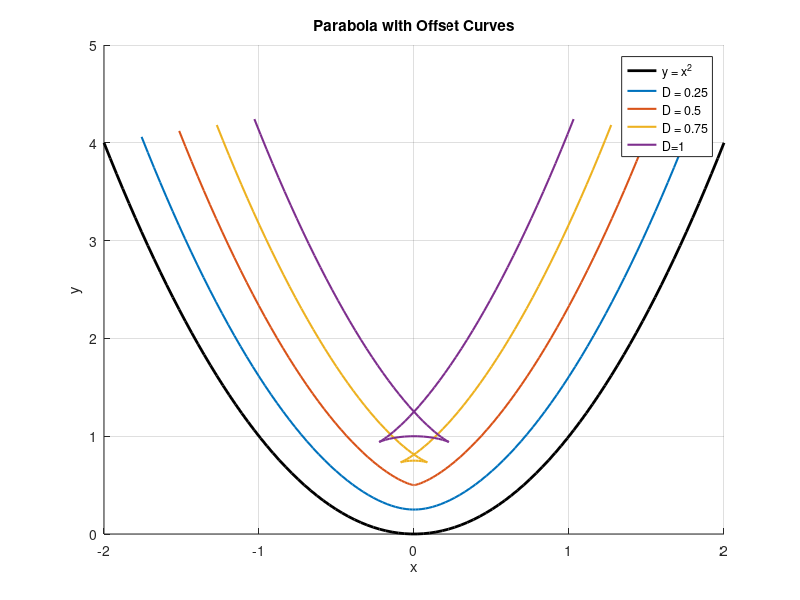
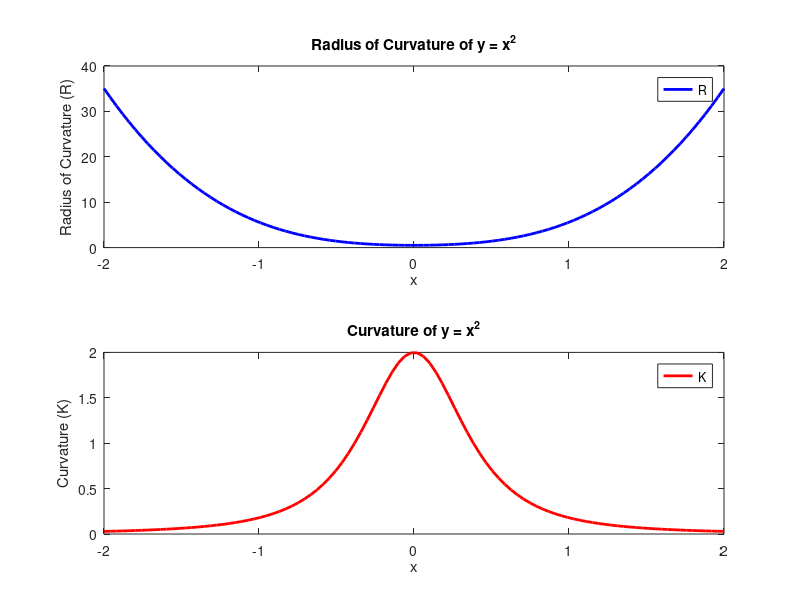
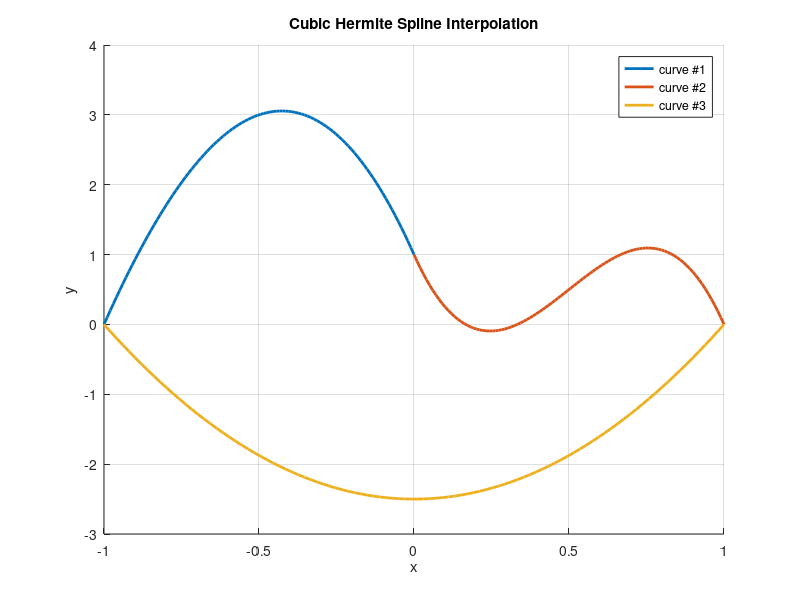

Reproduce these figures in MATLAB, in order. (Note: this script raises an error after producing the figures.)
clear all;   % This clears all workspaces
close all;   % This closes all figures 
clc;         % This clears the command window
format long; 

%% Student name, ID number, and homework_number are required
name = 'Colleen Wang';
id = 'A16880246';
hw_num = 3;

%% Problem 1
x = linspace(-2, 2, 100);
y = x.^2;
offsets = [0.25 0.5 0.75 1];

figure(1); hold on; grid on;
plot(x, y, 'k-', 'LineWidth', 2);
for i = 1:length(offsets)
    D = offsets(i);
    x_offsets = x - 2*x./(sqrt(4*x.^2 + 1)) * D;
    y_offsets = y + 1./(sqrt(4*x.^2 + 1)) * D;
    plot(x_offsets, y_offsets, 'LineWidth', 1.5);
end
xlabel('x'); ylabel('y');
title('Parabola with Offset Curves');
legend('y = x^2','D = 0.25','D = 0.5','D = 0.75','D=1','Location','northeast');
p1a = 'See figure 1';


dy = 2*x; dy2 = 2;
K = dy2 ./ ((1 + dy.^2).^(3/2));
R = 1 ./ K;

figure(2); hold on;
subplot(2, 1, 1);
plot(x, R, 'b-', 'LineWidth', 2);
xlabel('x');
ylabel('Radius of Curvature (R)');
legend('R');
title('Radius of Curvature of y = x^2');

subplot(2, 1, 2);
plot(x, K, 'r-', 'LineWidth', 2);
xlabel('x');
ylabel('Curvature (K)');
legend('K');
title('Curvature of y = x^2');

p1b = 'See figure 2';

p1c = 'When the offset distance D exceeds the radius of curvature (R), the offset curves can self-intersect and create loops with sharp points. This can be seen by the curves of y=x^2 offset by a distance of D = 0.75 and D = 1 because as the curve moves "upwards", the radius of curvature is decreasing.';



%% Problem 2
x = {-1, 0, 0, 1, 1, -1};
y = {0, 1, 1, 0, 0, 0};
dydx = {10, -10, -10, -10, 5, -5};

% cubic hermite spline interpolation
figure (3); hold on;
for i = 1:3
    xi = [x{2*i-1}, x{2*i}];
    yi = [y{2*i-1}, y{2*i}];
    dydxi = [dydx{2*i-1}, dydx{2*i}];
    
    t = linspace(0, 1, 100);
    h00 = 2*t.^3 - 3*t.^2 + 1;
    h10 = t.^3 - 2*t.^2 + t;
    h01 = -2*t.^3 + 3*t.^2;
    h11 = t.^3 - t.^2;
    f = h00*yi(1) + h10*(xi(2)-xi(1))*dydxi(1) + h01*yi(2) + h11*(xi(2)-xi(1))*dydxi(2);
    
    plot(linspace(xi(1), xi(2), 100), f, 'LineWidth', 2);
end

% Formatting the Plot
title('Cubic Hermite Spline Interpolation');
xlabel('x');
ylabel('y');
legend('curve #1', 'curve #2', 'curve #3');
grid on;

p2 = 'See figure 3';



%% Problem 3
% Cam parameters
r_follower = 6e-3;      % [m] follower radius
r_prime = 0.02;         % [m] radius of prime circle
omega = 1000*2*pi/60;   % [rad/sec] convert CAM rotational speed from RPM to rad/sec
r_base = r_prime - r_follower;
dt = deg2rad(2);        % radial resolution [rad];

% Define various displacement profiles using symbolic math
syms theta beta L
dwell = 0;
polynomial = L*(10/beta^3*theta^3 - 15/beta^4*theta^4 + 6/beta^5*theta^5);
cycloidal = L*(theta/beta - 1/(2*pi)*sin(2*pi*theta/beta));
harmonic = (L/2)*(1 - cos((pi*theta)/beta));

% Note:
% v = dy/dt = dy/dtheta * omega
% a = d2y/dt2= d2y/dtheta2 * omega^2
% j = d3y/dt3 = d2y/dtheta3 * omega^3

% Generate cam surface for each section
% 3-4-5 polynomial rise (0 < theta < 110) 0mm to 10mm
L1 = 0.01; 
beta1 = deg2rad(110);
t1 = 0:dt:beta1;
y1 = subs(polynomial,{theta,beta,L},{t1,beta1,L1});
v1 = subs(diff(polynomial,theta)*omega,{theta,beta,L},{t1,beta1,L1});
a1 = subs(diff(polynomial,theta,2)*omega^2,{theta,beta,L},{t1,beta1,L1});
j1 = subs(diff(polynomial,theta,3)*omega^3,{theta,beta,L},{t1,beta1,L1});

% Dwell (110 < theta < 120)
L2 = L1; % constant displacement
beta2 = deg2rad(120);
t2 = beta1:dt:beta2;
y2 = y1(end) + subs(dwell,{theta,beta,L},{t2-t2(1),beta2-beta1,L2-L1});
v2 = subs(diff(dwell,theta)*omega,{theta,beta,L},{t2-t2(1),beta2-beta1,L2-L1});
a2 = subs(diff(dwell,theta,2)*omega^2,{theta,beta,L},{t2-t2(1),beta2-beta1,L2-L1});
j2 = subs(diff(dwell,theta,3)*omega^3,{theta,beta,L},{t2-t2(1),beta2-beta1,L2-L1});

% Cycloidal rise (120 < theta < 200) 10 mm to 20mm
L3 = 0.02;
beta3 = deg2rad(200);
t3 = beta2:dt:beta3;
y3 = y2(end) + subs(cycloidal,{theta,beta,L},{t3-t3(1),beta3-beta2,L3-L2});
v3 = subs(diff(cycloidal,theta)*omega,{theta,beta,L},{t3-t3(1),beta3-beta2,L3-L2});
a3 = subs(diff(cycloidal,theta,2)*omega^2,{theta,beta,L},{t3-t3(1),beta3-beta2,L3-L2});
j3 = subs(diff(cycloidal,theta,3)*omega^3,{theta,beta,L},{t3-t3(1),beta3-beta2,L3-L2});

% Dwell (200 < theta < 220)
L4 = L3; % constant displacement
beta4 = deg2rad(220);
t4 = beta3:dt:beta4;
y4 = y3(end) + subs(dwell,{theta,beta,L},{t4-t4(1),beta4-beta3,L4-L3});
v4 = subs(diff(dwell,theta)*omega,{theta,beta,L},{t4-t4(1),beta4-beta3,L4-L3});
a4 = subs(diff(dwell,theta,2)*omega^2,{theta,beta,L},{t4-t4(1),beta4-beta3,L4-L3});
j4 = subs(diff(dwell,theta,3)*omega^3,{theta,beta,L},{t4-t4(1),beta4-beta3,L4-L3});

% Harmonic (220 < theta < 340) 20mm to 0mm
L5 = 0;
beta5 = deg2rad(340);
t5 = beta4:dt:beta5;
y5 = y4(end) + subs(harmonic,{theta,beta,L},{t5-t5(1),beta5-beta4,L5-L4});
v5 = subs(diff(harmonic,theta)*omega,{theta,beta,L},{t5-t5(1),beta5-beta4,L5-L4});
a5 = subs(diff(harmonic,theta,2)*omega^2,{theta,beta,L},{t5-t5(1),beta5-beta4,L5-L4});
j5 = subs(diff(harmonic,theta,3)*omega^3,{theta,beta,L},{t5-t5(1),beta5-beta4,L5-L4});

% Dwell (340 < theta < 360)
L6 = L5; % constant displacement
beta6 = deg2rad(360);
t6 = beta5:dt:beta6;
y6 = y5(end) + subs(dwell,{theta,beta,L},{t6-t6(1),beta6-beta5,L6-L5});
v6 = subs(diff(dwell,theta)*omega,{theta,beta,L},{t6-t6(1),beta6-beta5,L6-L5});
a6 = subs(diff(dwell,theta,2)*omega^2,{theta,beta,L},{t6-t6(1),beta6-beta5,L6-L5});
j6 = subs(diff(dwell,theta,3)*omega^3,{theta,beta,L},{t6-t6(1),beta6-beta5,L6-L5});

% Combine all sections
t = [t1, t2, t3, t4, t5, t6];
dis = eval([y1, y2, y3, y4, y5, y6]);       % eval: convert symbolic type to double precision
vel = eval([v1, v2, v3, v4, v5, v6]);
acc = eval([a1, a2, a3, a4, a5, a6]);
jerk = eval([j1, j2, j3, j4, j5, j6]);

figure(4); hold on;    
subplot(4,1,1);
plot(rad2deg(t), dis*1000,'k');         % displacement
title('Displacement Profile');
xlabel('\theta [degrees]');
ylabel('displacement [mm]');
box on; grid on;
set(gca,'XTick',0:30:360); hold off;

subplot(4,1,2);
plot(rad2deg(t), vel*1000, 'k');        % velocity
title('Velocity Profile');
xlabel('\theta [degrees]');
ylabel('velocity [mm/s]');
box on; grid on;
set(gca,'XTick',0:30:360); hold off;

subplot(4,1,3);
plot(rad2deg(t), acc*1000, 'k');        % acceleration
title('Acceleration Profile');
xlabel('\theta [degrees]');
ylabel('acceleration [mm/s^2]'); 
box on; grid on;
set(gca,'XTick',0:30:360); hold off;

subplot(4,1,4);
plot(rad2deg(t), jerk*1000, 'k');       % jerk
title('Jerk Profile');
xlabel('\theta [degrees]');
ylabel('jerk [mm/s^3]'); 
box on; grid on;
set(gca,'XTick',0:30:360); hold off;

p3a = 'See figure 4';


% Define parameters
r_follower = 5e-3;        % [m] Follower radius
r_prime = 0.02;           % [m] Radius of prime circle
omega = 1000*2*pi/60;     % [rad/sec] Convert CAM rotational speed from RPM to rad/sec
r_base = r_prime - r_follower;  % [m] Base circle radius
dt = deg2rad(2);          % [rad] Radial resolution

% Angular domain
t = 0:dt:2*pi;            % Complete rotation in radians

% Initialize displacement array
dis = zeros(size(t));

% 3-4-5 Polynomial rise (0 to 110 degrees)
indices = t <= deg2rad(110);
dis(indices) = 10e-3 * (3 * (t(indices)/deg2rad(110)).^2 - 2 * (t(indices)/deg2rad(110)).^3);

% Dwell (110 to 120 degrees)
indices = t > deg2rad(110) & t <= deg2rad(120);
dis(indices) = dis(t == deg2rad(110));

% Cycloidal rise (120 to 200 degrees)
indices = t > deg2rad(120) & t <= deg2rad(200);
t_normalized = (t(indices) - deg2rad(120)) / (deg2rad(200) - deg2rad(120));
dis(indices) = 10e-3 + 10e-3 * (t_normalized - (sin(2*pi*t_normalized)/(2*pi)));

% Dwell (200 to 220 degrees)
indices = t > deg2rad(200) & t <= deg2rad(220);
dis(indices) = dis(t == deg2rad(200));

% Harmonic fall (220 to 340 degrees)
indices = t > deg2rad(220) & t <= deg2rad(340);
t_normalized = (t(indices) - deg2rad(220)) / (deg2rad(340) - deg2rad(220));
dis(indices) = 20e-3 * (1 - 0.5 * (1 - cos(pi * t_normalized)));

% Dwell (340 to 360 degrees)
indices = t > deg2rad(340) & t <= 2*pi;
dis(indices) = 0;

% Transform displacements to Cartesian coordinates
x_pitch = (r_prime + dis) .* sin(t);
y_pitch = (r_prime + dis) .* cos(t);

% Cam contour (accounting for the follower radius)
x_cam = (r_prime + dis + r_follower) .* sin(t);
y_cam = (r_prime + dis + r_follower) .* cos(t);

% Prime circle
x_prime = r_prime * sin(t);
y_prime = r_prime * cos(t);

% Base circle
x_base = r_base * sin(t);
y_base = r_base * cos(t);

% Plotting
figure(5); hold on;
plot(x_prime*1000, y_prime*1000, 'b-', 'DisplayName', 'Prime Circle','LineWidth',2);
plot(x_base*1000, y_base*1000, 'b--', 'DisplayName', 'Base Circle','LineWidth',2);
plot(x_pitch*1000, y_pitch*1000, 'r-', 'DisplayName', 'Pitch Curve','LineWidth',2);
plot(x_cam*1000, y_cam*1000, 'g-', 'DisplayName', 'Cam Contour','LineWidth',2);
legend show; axis equal; grid on;
xlabel('X Coordinate (mm)');
ylabel('Y Coordinate (mm)');
title('Cam Design Profile');

p3b = 'See figure 5';

% Define parameters
r_follower = 5e-3;        % [m] Follower radius
r_prime = 0.02;           % [m] Radius of prime circle
omega = 1000*2*pi/60;     % [rad/sec] Convert CAM rotational speed from RPM to rad/sec
dt = deg2rad(2);          % [rad] Radial resolution
t = 0:dt:2*pi;            % Complete rotation in radians

% Displacement profile initialization
dis = zeros(size(t));

% 3-4-5 Polynomial rise (0 to 110 degrees)
indices = t <= deg2rad(110);
dis(indices) = 10e-3 * (3 * (t(indices)/deg2rad(110)).^2 - 2 * (t(indices)/deg2rad(110)).^3);

% Dwell from 110 to 120 degrees and from 340 to 360 degrees
indices110_120 = t > deg2rad(110) & t <= deg2rad(120);
indices340_360 = t > deg2rad(340) & t <= 2*pi;
dis(indices110_120 | indices340_360) = dis(t == deg2rad(110));

% Cycloidal rise from 120 to 200 degrees
indices = t > deg2rad(120) & t <= deg2rad(200);
theta_rel = t(indices) - deg2rad(120);
T = deg2rad(200) - deg2rad(120);
dis(indices) = 10e-3 + 10e-3 * (theta_rel/T - sin(2*pi*theta_rel/T)/(2*pi));

% Dwell from 200 to 220 degrees
indices200_220 = t > deg2rad(200) & t <= deg2rad(220);
dis(indices200_220) = dis(t == deg2rad(200));

% Harmonic fall from 220 to 340 degrees
indices = t > deg2rad(220) & t <= deg2rad(340);
t_normalized = (t(indices) - deg2rad(220)) / (deg2rad(340) - deg2rad(220));
dis(indices) = 20e-3 * (1 - 0.5 * (1 - cos(pi * t_normalized)));

% Compute velocity using finite differences
vel = [0, diff(dis)] / dt;  % Simple approximation of derivative

% Calculate pressure angle phi
denom = sqrt(r_prime^2) .* dis;
denom(denom == 0) = 1e-6;  % Prevent division by zero
phi = atan((vel / omega) ./ denom);

% Plotting
figure(6); clf; hold on;
plot(rad2deg(t), rad2deg(phi), 'k');       % Pressure angle
tmp = [rad2deg(t) fliplr(rad2deg(t))];
patch(tmp, [-30*ones(1,numel(t)) 30*ones(1,numel(t))], 'b','FaceAlpha', 0.2);
ylabel('\phi [degrees]'); 
xlabel('\theta [degrees]');
axis tight; box on; grid on;
set(gca, 'XTick', 0:30:360, 'XTickLabel', 0:30:360);
hold off;

p3c = 'See figure 6';
p3d = 'This is not a good CAM design because of the acceleration and jerk discontinuities. It can be amended by modifying the cam profile to smooth transitions between phases.'
